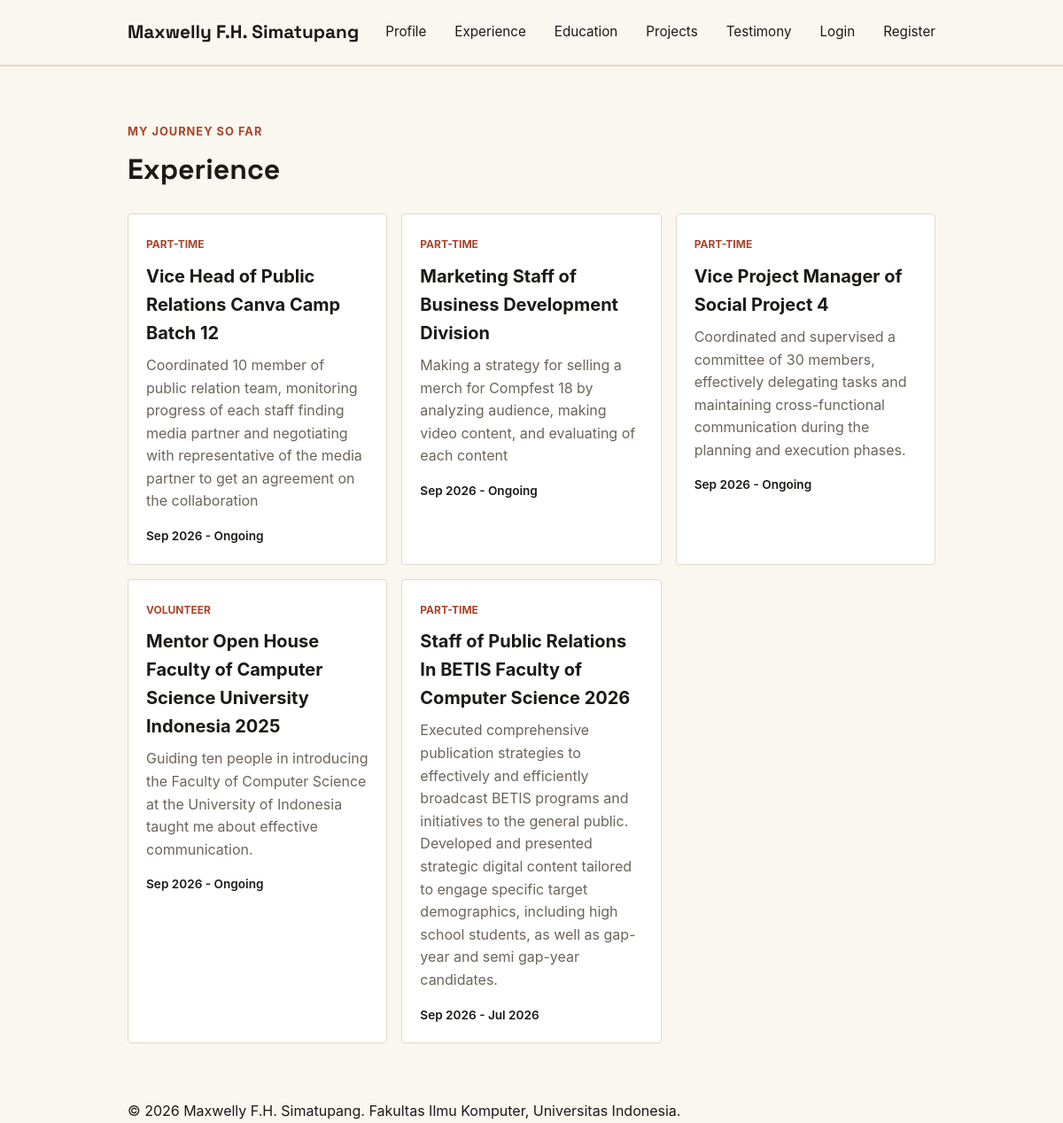
The app's page /experience/ with its own data.
### main/models.py (models this page shows, shortened)
class Experience(models.Model):
    EXPERIENCE_CHOICES = [
        ('internship', 'Internship'),
        ('research', 'Research'),
        ('volunteer', 'Volunteer'),
        ('part-time', 'Part-Time'),
        ('full-time', 'Full-Time'),
        ('freelance', 'Freelance'),
    ]
    id = models.UUIDField(primary_key=True, default=uuid.uuid4, editable=False)
    title = models.CharField(max_length=255)
    description = models.TextField()
    category = models.CharField(max_length=20, choices=EXPERIENCE_CHOICES, default='full-time')
    thumbnail = models.URLField(blank=True, null=True)
    started_at = models.DateTimeField(auto_now_add=True)
    ended_at = models.DateTimeField(blank=True, null=True)
    @property
    def is_ongoing(self):
        return self.ended_at is None

### main/views.py (the view)
# urls.py: path("experience/", show_experience, name="show_experience"),
def show_experience(request):
    context = {
        "name": "Maxwelly F.H. Simatupang",
        "experience_list": Experience.objects.all(),
    }
    return render(request, "experience.html", context)

### templates/experience.html (shortened to what this page needs)
{% extends "base.html" %}
{% block content %}
    <main>
      <section class="experience-section" id="experience">
        <div class="container">
          <p class="section-kicker">My journey so far</p>
          <h1>Experience</h1>
          <div class="experience-grid">
            {% for experience in experience_list %}
            <article class="experience-card">
              <span class="experience-category">
                {{ experience.get_category_display }}
              </span>
              <h2>{{ experience.title }}</h2>
              <p class="experience-description">{{ experience.description }}</p>
              {% if experience.is_ongoing %}
              <p class="experience-status">{{ experience.started_at|date:"M Y" }} - Ongoing</p>
              {% else %}
              <p class="experience-status">{{ experience.started_at|date:"M Y" }} - {{  experience.ended_at|date:"M Y" }}</p>
              {% endif %}
            </article>
            {% empty %}
            <p class="empty-state">Experience has not been added yet.</p>
            {% endfor %}
          </div>
        </div>
      </section>
    </main>
{% endblock content %}

### templates/base.html (shortened to what this page needs)
{% load static %}
<!DOCTYPE html>
<html lang="en">
<head>
    <link rel="stylesheet" href="/static/css/style.css">
</head>
<body>
  <header class="site-header">
    <div class="container">
        <a href="{% url 'main:show_main' %}" class="brand">{{ name }}</a>
        <nav>
            <a href="{% url 'main:show_main' %}">Profile</a>
            <a href="{% url 'main:show_experience' %}">Experience</a>
            <a href="{% url 'main:show_education' %}">Education</a>
            <a href="{% url 'main:show_projects' %}">Projects</a>
            <a href="{% url 'main:show_testimony' %}">Testimony</a>
            {% if user.is_authenticated %}
                <span class="nav-user">{{ user.username }}</span>
                <a href="{% url 'main:logout' %}">Logout</a>
            {% else %}
                <a href="{% url 'main:login' %}">Login</a>
                <a href="{% url 'main:register' %}">Register</a>
            {% endif %}
        </nav>
    </div>
  </header>
  {% block content %} {% endblock content %}
  <footer class="site-footer">
      <div class="container">
          <p>&copy; 2026 {{ name }}. Fakultas Ilmu Komputer, Universitas Indonesia.</p>
      </div>
  </footer>
</body>
</html>

### templates/components/toast.html (shortened to what this page needs)
 {% load static %}

### static/css/style.css (style rules this page uses)
* { margin: 0; padding: 0; box-sizing: border-box; }
:root { --ink: #1c1917; --paper: #faf6f0; --accent: #d95d39; --accent-dark: #a8442a; --line: #e3d9c9; --text-muted: #6b6459; --radius: 4px; }
body { font-family: -apple-system, "Segoe UI", Roboto, Helvetica, Arial, sans-serif; color: var(--ink); background-color: var(--paper); line-height: 1.6; }
h1, .brand { font-family: "Space Grotesk", -apple-system, sans-serif; }
.container { max-width: 960px; margin: 0 auto; padding: 0 1.5rem; }
.site-header { border-bottom: 1px solid var(--line); }
.site-header .container { display: flex; justify-content: space-between; align-items: center; padding: 1.25rem 1.5rem; }
.brand { font-size: 1.3rem; font-weight: 700; color: var(--ink); text-decoration: none; }
.site-header nav { display: flex; gap: 2rem; }
.site-header nav a { color: var(--ink); text-decoration: none; font-size: 0.95rem; }
.experience-section { padding: 4rem 0; border-top: 1px solid var(--line); }
.section-kicker { color: var(--accent-dark); font-size: 0.8rem; font-weight: 700; letter-spacing: 0.08em; text-transform: uppercase; }
.experience-section h1 { margin: 0.4rem 0 1.5rem; font-size: 2rem; }
.experience-grid { display: grid; grid-template-columns: repeat(auto-fit, minmax(240px, 1fr)); gap: 1rem; }
.experience-card { padding: 1.25rem; background-color: #fff; border: 1px solid var(--line); border-radius: var(--radius); }
.experience-category { color: var(--accent-dark); font-size: 0.75rem; font-weight: 700; text-transform: uppercase; }
.experience-card h2 { margin: 0.5rem 0; font-size: 1.25rem; }
.experience-description, .empty-state { color: var(--text-muted); }
.experience-status { margin-top: 1rem; font-size: 0.85rem; font-weight: 600; }

### records on screen
Experience: category "PART-TIME", title "Vice Head of Public Relations Canva Camp Batch 12", description "Coordinated 10 member of public relation team, monitoring progress of each staff finding media partner and negotiating with representative of the media partner to get an agreement on the collaboration", started_at "Sep 2026"
Experience: category "PART-TIME", title "Marketing Staff of Business Development Division", description "Making a strategy for selling a merch for Compfest 18 by analyzing audience, making video content, and evaluating of each content", started_at "Sep 2026"
Experience: category "PART-TIME", title "Vice Project Manager of Social Project 4", description "Coordinated and supervised a committee of 30 members, effectively delegating tasks and maintaining cross-functional communication during the planning and execution phases.", started_at "Sep 2026"
Experience: category "VOLUNTEER", title "Mentor Open House Faculty of Camputer Science University Indonesia 2025", description "Guiding ten people in introducing the Faculty of Computer Science at the University of Indonesia taught me about effective communication.", started_at "Sep 2026"
Experience: category "PART-TIME", title "Staff of Public Relations In BETIS Faculty of Computer Science 2026", description "Executed comprehensive publication strategies to effectively and efficiently broadcast BETIS programs and initiatives to the general public. Developed and presented strategic digital content tailored to engage specific target demographics, including high school students, as well as gap-year and semi gap-year candidates.", started_at "Sep 2026", ended_at "Jul 2026"

### other values on screen
{{ name }} "Maxwelly F.H. Simatupang"
